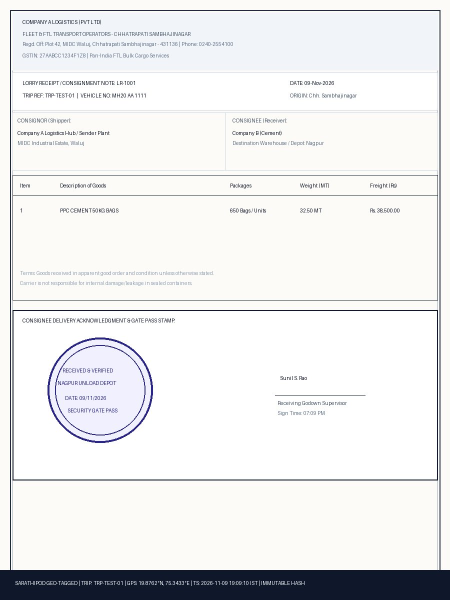
#> input picture backend/uploads/test_clean.jpg, 900 x 1200 px (shown at 1/2 size)
$ python -i ai_verifier.py   (imports and definitions only)
#> lines starting #> are read from the running program, lines starting #| are printed output that depends on the picture
#> further down, picture is the input picture: PIL image 900x1200 RGB; mean R, G, B 234.1, 234.4, 234.9
import os
import re
import math
import logging
from datetime import datetime
from PIL import Image, ImageDraw, ImageFont, ImageStat, ImageFilter
from app.config import UPLOAD_DIR, MAX_RETAKES_ALLOWED

logger = logging.getLogger("sarathipod.ai_verifier")

class PODVerificationResult:
    # [150 lines left out: functions __init__, to_dict, watermark_and_optimize_image, analyze_image_sharpness, detect_rubber_stamp_features, not called in this run]

def detect_signature_features(img: Image.Image) -> tuple[bool, float]:
    """
    Detects handwritten cursive signature strokes in the lower third of the document.
    """
    gray = img.convert("L")
    width, height = gray.size
#> width = 900; height = 1200

    # Check bottom 35% where consignee signatures are typically placed
    crop_box = (0, int(height * 0.65), width, height)
#> crop_box = (0, 780, 900, 1200)
    lower_region = gray.crop(crop_box)
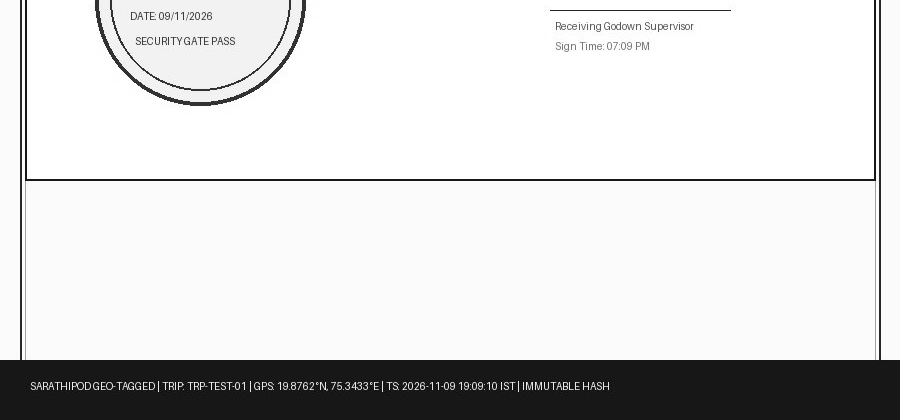
#> lower_region: PIL image 900x420 L; min 3, max 255, mean 216.3

    edges = lower_region.filter(ImageFilter.FIND_EDGES)
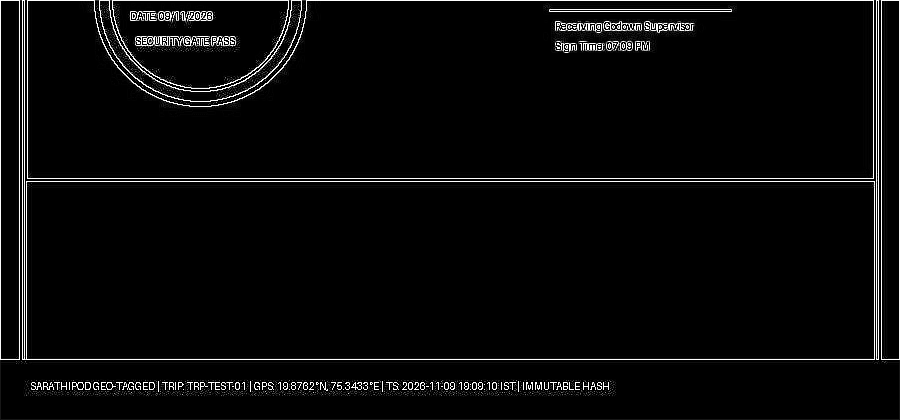
#> edges: PIL image 900x420 L; min 0, max 255, mean 9.2
    stat = ImageStat.Stat(edges)
    stroke_density = stat.mean[0] if stat.mean else 0.0
#> stroke_density = 9.19

    if stroke_density > 3.0:
        confidence = min(0.96, 0.70 + (stroke_density / 30.0))
#> confidence = 0.96
        return True, round(confidence, 2)
    elif stroke_density > 1.0:
        confidence = 0.50 + (stroke_density / 20.0)
        return True, round(confidence, 2)
    else:
        return False, 0.25

# [220 lines left out: function verify_pod_document, not called in this run]

>>> from PIL import Image
>>> picture = Image.open('../uploads/test_clean.jpg')
>>> result = detect_signature_features(picture)
#> result = (True, 0.96)
